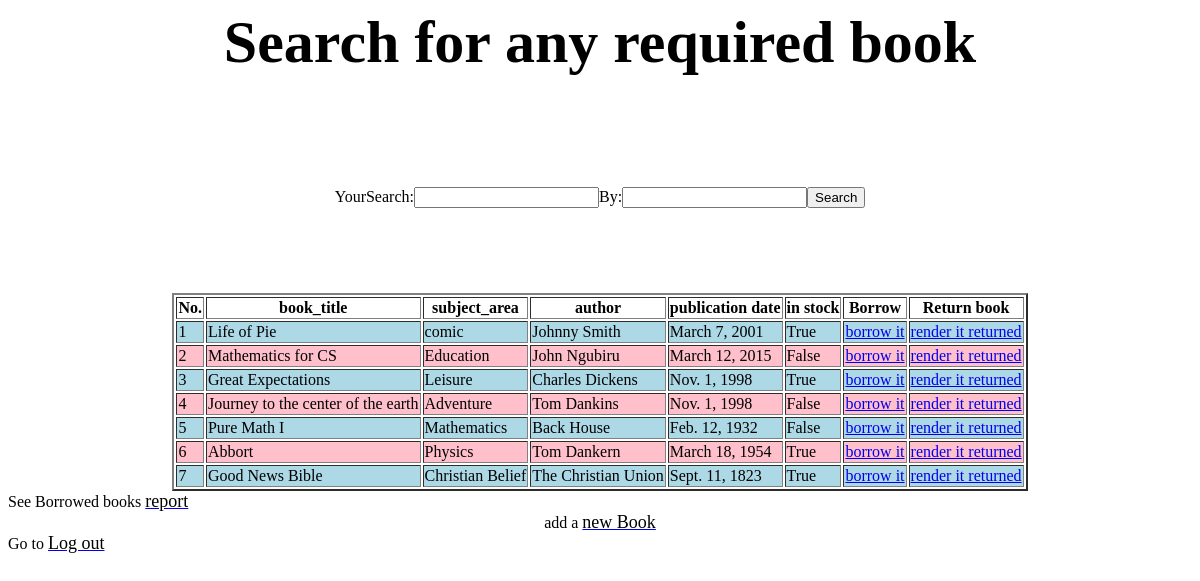
/libralian/2000/, run on the app's committed database.
### Homeapp/models.py (models this page shows, shortened)
class Books(models.Model):
    id               = models.AutoField( primary_key= True )
    book_title       = models.CharField( max_length= 70 )
    publication_date = models.DateField('publication date')
    subject_area     = models.CharField( max_length= 70 )
    author           = models.CharField( max_length= 40 )
    availability     = models.BooleanField( default=False )

### libralian/views.py (the view, shortened to what this page needs)
# urls.py: path("<int:admin_id>/",find_book_view, name = "find book url"),
def find_book_view( request, admin_id ):
    query_set = Books.objects.all()
    form  = Search_form()
    context = {
        'form'    : form,
        'query_set' : query_set,
        "user": admin_id,
        "app" : "libralian"
    }
    return HttpResponse( render( request, "search.html" , context ))

### Homeapp/forms.py (shortened to what this page needs)
class Search_form( Form ):
    by = forms.CharField(
        max_length = 50,
        required = True,
        widget= forms.TextInput(
            attrs= {
                "placeholder":"Seacrh by",
                "name"       :"By",
                "choice"     :choice
                }
            )
        )
    your_search = forms.CharField(
        required=True,
        widget=forms.TextInput(
            attrs={
                "placeholder":"keystrings"
                    }
                )
        )

### templates/search.html (shortened to what this page needs)
<html>
    <head>
		{% load static %}
    </head>
	<body id="bg" style="background-image: url('{% static "books.jpg" %}')">
        <div>
			<h1 >Search for any required book</h1>
			<form action = "." method = "POST">
			<div class="cont">
				  <form action="#" class="search-bar">
						<span class="details">YourSearch:</span>
						{{ form.your_search }}
						<span class="details">By:</span></span>
						{{ form.by }}
						<button type="submit">Search</button>
				  </form>
			</div>
			</form>
        </div>
        <div>
    <table " border = 2 align="center">
		<tr>
			<th>No.</th>
			<th>book_title</th>
				<th>subject_area</th>
					<th>author</th>
						<th>publication date</th>
							<th>in stock</th>
								<th>Borrow</th>
									<th>Return book</th>
			</tr>
		{% for book in query_set %}
		<tr style='background-color:{% cycle 'lightblue' 'pink' %}'>
			<td>{{book.id}}</td>
			<td>{{ book.book_title | capfirst }}</td>
				<td>{{ book.subject_area }}</td>
					<td>{{ book.author }}</td>
						<td>{{ book.publication_date }}</td>
							<td>{{ book.availability }}</td>
								<td><a href = "/{{app}}/{{user}}/borrow/{{book.id}}">borrow it</a></td>
									<td><a href = "/{{app}}/{{user}}/return/{{book.id}}">render it returned</a></td>
		</tr>
				{% endfor %}
			</table>
        </div>
		<div>
    See Borrowed books <a href = "borrowed_books_report/"><font color = "black" size = "4" style = "Tempus Sans ITC">report</font></a>
    <center>add a <a href = "add_book/"><font color = "black" size = "4" style = "Tempus Sans ITC">new Book</font></a></center>
    Go to <a href = "/Homeapp/Home"><font color = "black" size = "4" style = "Tempus Sans ITC">Log out</font></a><br>
		</div>
	</body>
</html>

### templates/search.html (style rules this page uses)
.cont { width: 100%; min-height: 20vh; display: flex; align-items: center; justify-content: center; }
::placeholder { color:white; }
h1 { text-align: center; color: black; font-size: 60px; font-family: Tempus Sans ITC; }
#bg { background-repeat : no-repeat; background-size : 1650px 750px; background-attachment: fixed; }

### data on the page
Books: id "1", book_title "Life of Pie", subject_area "comic", author "Johnny Smith", publication_date "March 7, 2001", availability "True"
Books: id "2", book_title "Mathematics for CS", subject_area "Education", author "John Ngubiru", publication_date "March 12, 2015", availability "False"
Books: id "3", book_title "Great Expectations", subject_area "Leisure", author "Charles Dickens", publication_date "Nov. 1, 1998", availability "True"
Books: id "4", book_title "Journey to the center of the earth", subject_area "Adventure", author "Tom Dankins", publication_date "Nov. 1, 1998", availability "False"
Books: id "5", book_title "Pure Math I", subject_area "Mathematics", author "Back House", publication_date "Feb. 12, 1932", availability "False"
Books: id "6", book_title "Abbort", subject_area "Physics", author "Tom Dankern", publication_date "March 18, 1954", availability "True"
Books: id "7", book_title "Good News Bible", subject_area "Christian Belief", author "The Christian Union", publication_date "Sept. 11, 1823", availability "True"
